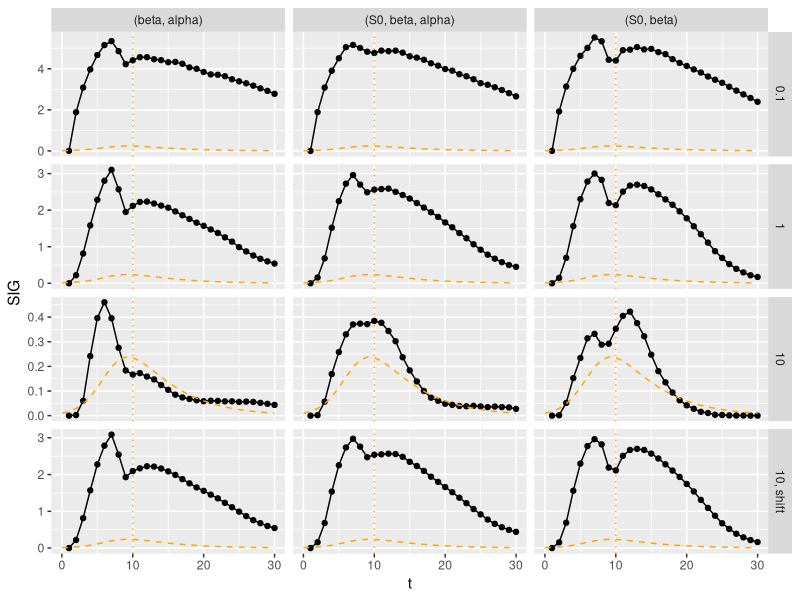
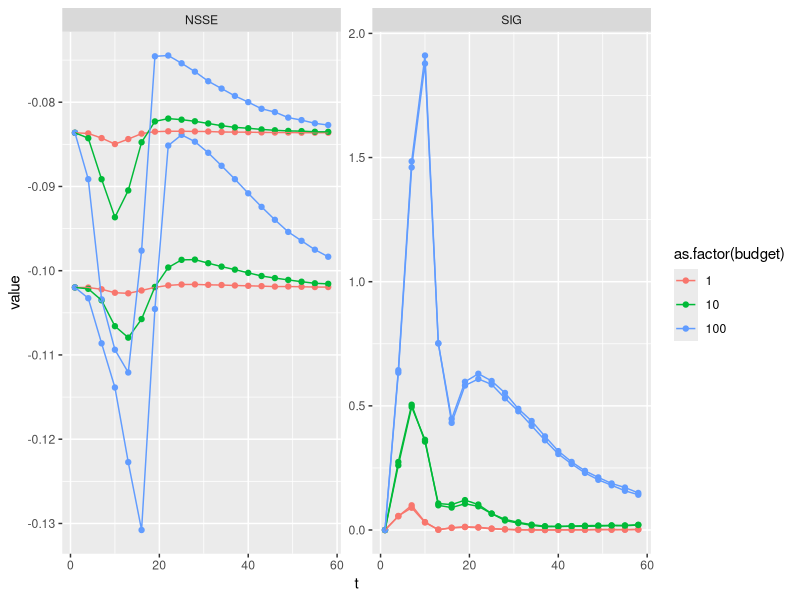

Reproduce these figures in R, in order.
library(tidyverse)
library(ggthemes)

(notest <- read_csv("data/sims/single-obs-no-test.csv"))
(notest2 <- read_csv("data/sims/noise-of-inf-2-3.csv"))
(meanshift <- read_csv("data/sims/mean-shift.csv"))
(normshift <- read_csv("data/sims/single-observation/normal-03-07.csv"))


true_inf <- c(
    0.01, 0.017234986028274994, 0.029226916688214286, 0.0482619354074302, 0.07644676001950913, 0.11397801673090434, 0.15694203765403592,
    0.197068585361762, 0.22556384374277325, 0.23791293991026669, 0.2351898235396991, 0.22162345300496464, 0.2018696959400936, 
    0.1795447345733238, 0.15704515578805922, 0.13574849445435141, 0.11635024064541434, 0.09910377645846799, 0.08402199574081326, 0.0709903078468306, 0.059817465836561626, 0.05029848904490269, 0.04222657248401512, 0.03540215277236312, 
    0.029650387465228304, 0.024814410446680653, 0.02075294687536625, 0.017345265065778624, 0.014491436294653753, 0.012103619476697134, 0.010105741535796938
)
peak <- which.max(true_inf)

# ggplot(notest, aes(t, SIG, col=as.factor(sd), group=as.factor(sd))) +
# notest2 |>
#     bind_rows(mutate="mu100")
#     mutate(sd = str_c(sd, "*I(t)")) |>
normshift |>
    filter(σ == 10) |>
    mutate(sd = str_c(σ, ", shift")) |>
    bind_rows(mutate(notest, sd=as.character(sd))) |>
    mutate(free=str_replace_all(free, c(":S₀" = "S0", ":β" = "beta", ":α"="alpha"))) |>
    ggplot(aes(t, SIG)) +
    geom_vline(xintercept=peak, col="orange", linetype="dotted") +
    geom_line() +
    geom_point() +
    geom_line(aes(t, true_inf), tibble(t=0:30, true_inf=true_inf), col="orange", linetype="dashed") +
    facet_grid(sd~free, scales="free_y")

###

uoft <- read_csv("data/sims/single-obs-uoft.csv") |>
    mutate(rep=rep(c(1, 2), each=n() %/% 2)) # TODO: assumes number of reps

uoft |>
    pivot_longer(c(SIG, NSSE)) |>
    ggplot(aes(t, value, col=as.factor(budget), group=interaction(rep, budget))) +
    geom_point() +
    geom_line() +
    facet_wrap(~name, scales="free_y")
